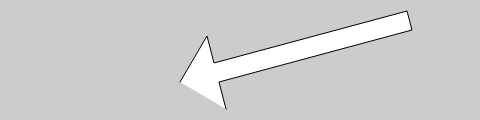
Frame 1 (no input)
Frame 60 (no input): identical to frame 1, image omitted
Frame 120 (the mouse pressed at the canvas centre since frame 60): identical to frame 1, image omitted

The p5.js sketch that drew this single still picture (run headless with seeded random() and noise() and a simulated clock; from frame 60 on, the mouse is pressed at the canvas centre):

// p5.js sketch
// ── sketch.js
function setup() {
  createCanvas (480, 120);
}

function draw() {
background (204);
beginShape();
vertex (180, 82);
vertex (207, 36);
vertex (214, 63);
vertex (407, 11);
vertex (412, 30);
vertex (219, 82);
vertex (226, 109);
endShape();
}
